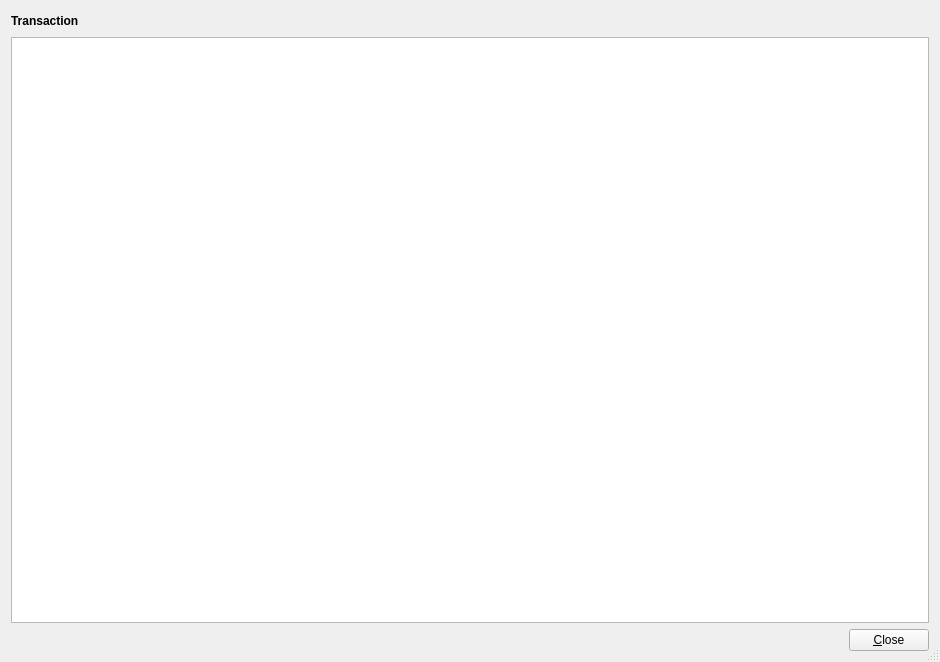
<?xml version="1.0" encoding="UTF-8"?>
<ui version="4.0">
 <class>TransactionExplorerPage</class>
 <widget class="QDialog" name="TransactionExplorerPage">
  <property name="geometry">
   <rect>
    <x>0</x>
    <y>0</y>
    <width>940</width>
    <height>662</height>
   </rect>
  </property>
  <property name="sizePolicy">
   <sizepolicy hsizetype="Expanding" vsizetype="Preferred">
    <horstretch>0</horstretch>
    <verstretch>0</verstretch>
   </sizepolicy>
  </property>
  <property name="windowTitle">
   <string>Explorer Transaction Information</string>
  </property>
  <property name="toolTip">
   <string> Shows transaction information.
            Click on a Hash to see block or transaction details.
   </string>
  </property>
  <property name="statusTip">
   <string>The explorer area</string>
  </property>
  <property name="sizeGripEnabled">
   <bool>true</bool>
  </property>
  <property name="widgetResizable" stdset="0">
   <bool>true</bool>
  </property>
  <layout class="QVBoxLayout" name="verticalLayout">
   <item>
    <widget class="QLabel" name="label">
     <property name="text">
      <string>&lt;b &gt;Transaction&lt;/b &gt;</string>
     </property>
    </widget>
   </item>
   <item>
    <widget class="QTableView" name="tableView">
     <property name="maximumSize">
      <size>
       <width>922</width>
       <height>586</height>
      </size>
     </property>
     <property name="editTriggers">
      <set>QAbstractItemView::DoubleClicked|QAbstractItemView::SelectedClicked</set>
     </property>
     <property name="tabKeyNavigation">
      <bool>true</bool>
     </property>
     <property name="showDropIndicator" stdset="0">
      <bool>false</bool>
     </property>
     <property name="dragDropOverwriteMode">
      <bool>false</bool>
     </property>
     <property name="alternatingRowColors">
      <bool>true</bool>
     </property>
     <property name="selectionMode">
      <enum>QAbstractItemView::SingleSelection</enum>
     </property>
     <property name="cornerButtonEnabled">
      <bool>false</bool>
     </property>
     <attribute name="verticalHeaderVisible">
      <bool>false</bool>
     </attribute>
     <attribute name="verticalHeaderHighlightSections">
      <bool>false</bool>
     </attribute>
    </widget>
   </item>
   <item alignment="Qt::AlignRight">
    <widget class="QPushButton" name="closeButton">
     <property name="toolTip">
      <string>closes this window</string>
     </property>
     <property name="text">
      <string>&amp;Close</string>
     </property>
     <property name="shortcut">
      <string>Alt+C</string>
     </property>
     <property name="autoDefault">
      <bool>false</bool>
     </property>
    </widget>
   </item>
  </layout>
 </widget>
 <resources/>
 <connections/>
</ui>
